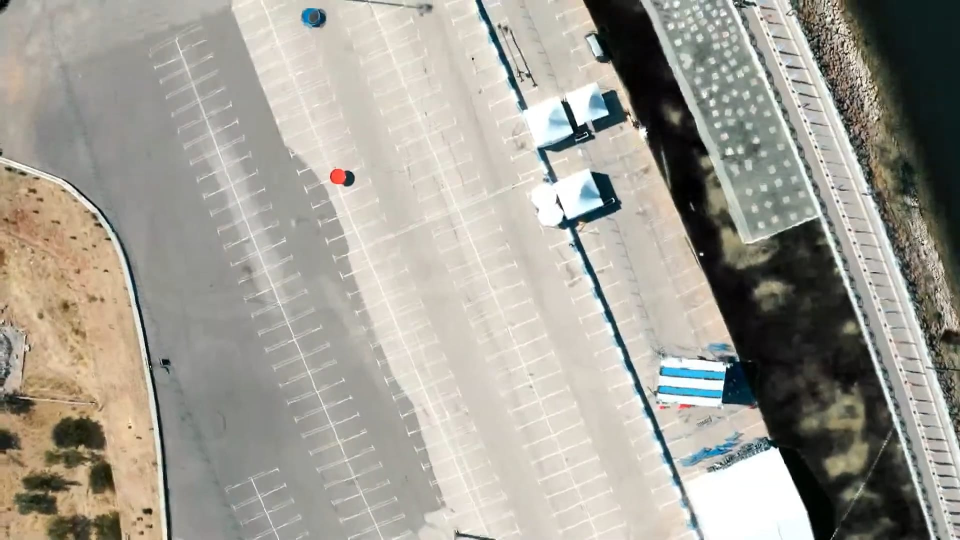
#> input picture Autonomous-plane/Target_identification_python/test0.jpeg, 1920 x 1080 px (shown at 1/2 size); its folder holds only this picture in this run
$ python -i red_recognition.py   (imports and definitions only)
#> lines starting #> are read from the running program, lines starting #| are printed output that depends on the picture; after the words box and inside, x2 and y2 are one past the last pixel; in counts of white or black regions, pixels touching at a corner belong together
### Autonomous-plane/Target_identification_python/erkam_geo.py
import math
from dosya import *
import pathes


def geovdeneme(Uav_lat, Uav_lon, Uav_alt, Uav_heading, obj_frm_x, obj_frm_y, rotation, gmbl_pitch, gmbl_roll):
    global lon_basina_metre_degisimi
    global lat_basina_metre_degisimi
    global kisa_rotation
    global hayali_uav_lon1
    global hayali_uav_lat1
    global hayali_uav_lon2
    global hayali_uav_lat2
    global hayali_uav_lon3
    global hayali_uav_lat3
    global hayali_uav_lon4
    global hayali_uav_lat4
    global dikey_aow
    global Obje_lat
    global Obje_lon
    global frame_w
    global frame_h
    global yatay_aow
    obj_frm_x = int(obj_frm_x)
    obj_frm_y = int(obj_frm_y)
    # frame_w = 6000
    # frame_h = 4000
    frame_w = 1024
    frame_h = 768
    dikey_aow = 51
    yatay_aow = 35.3
    kisa_rotation = 0
    hayali_uav_lon1 = 0
    hayali_uav_lat1 = 0
    hayali_uav_lon2 = 0
    hayali_uav_lat2 = 0
    hayali_uav_lon3 = 0
    hayali_uav_lat3 = 0
    hayali_uav_lon4 = 0
    hayali_uav_lat4 = 0

    lon_basina_metre_degisimi = 84096.99461752053 #84096.99461752053.   87665.18980050631
    lat_basina_metre_degisimi = 111054.45946465318 #111054.45946465318.   110999.10213126616

    kisa_rotation = rotation

    if (rotation == 90):


        # [5 lines of commented-out code are left out]
        rotation = rotation - 90   # rotation - 90 # bu olmazsa rotasyonu fazladan 90 derece döndürüyor. neden öyle oluyor hiçbir fikrim yok.

    elif (rotation == 270):

        # [5 lines of commented-out code are left out]
        rotation = rotation + 90   # rotation - 90 # bu olmazsa rotasyonu fazladan 90 derece döndürüyor. neden öyle oluyor hiçbir fikrim yok.

    else:

        kisa_rotation = rotation
        rotation = 0

    #gimbalin pitch açisina göre yamuk fotonun asil orjinin longitude u bulunuyor. headinge göre lat lon paylasiliyor.
    gmbl_roll = gmbl_roll * -1
    if (gmbl_pitch > 0):

        pitch_metre = math.tan(math.radians(gmbl_pitch)) * Uav_alt
        ptch_lon = math.sin(math.radians(Uav_heading +  kisa_rotation)) * pitch_metre
        ptch_lat = math.cos(math.radians(Uav_heading +  kisa_rotation)) * pitch_metre
        #hayali_uav_lon1 = ptch_lon / lon_basina_metre_degisimi
        #hayali_uav_lat1 = ptch_lat / lat_basina_metre_degisimi
        hayali_uav_lon1 = ptch_lon / lon_basina_metre_degisimi
        hayali_uav_lat1 = ptch_lat / lat_basina_metre_degisimi

    else:

        #gmbl_pitch = gmbl_pitch * -1
        pitch_metre = math.tan(math.radians(gmbl_pitch)) * Uav_alt
        ptch_lon = math.sin(math.radians(Uav_heading +  kisa_rotation)) * pitch_metre
        ptch_lat = math.cos(math.radians(Uav_heading +  kisa_rotation)) * pitch_metre
        #hayali_uav_lon2 = ptch_lon / lon_basina_metre_degisimi
        #hayali_uav_lat2 = ptch_lat / lat_basina_metre_degisimi
        hayali_uav_lon2 = ptch_lon / lon_basina_metre_degisimi
        hayali_uav_lat2 = ptch_lat / lat_basina_metre_degisimi

    if (gmbl_roll > 0):

        roll_metre = math.tan(math.radians(gmbl_roll)) * Uav_alt
        roll_lon = math.sin(math.radians(Uav_heading + 90 +  kisa_rotation)) * roll_metre
        roll_lat = math.cos(math.radians(Uav_heading + 90 +  kisa_rotation)) * roll_metre
        #hayali_uav_lon3 = roll_lon / lon_basina_metre_degisimi
        #hayali_uav_lat3 = roll_lat / lat_basina_metre_degisimi
        hayali_uav_lon3 = roll_lon / lon_basina_metre_degisimi
        hayali_uav_lat3 = roll_lat / lat_basina_metre_degisimi

    else:

        #gmbl_roll = gmbl_roll * -1
        roll_metre = math.tan(math.radians(gmbl_roll)) * Uav_alt
        roll_lon = math.sin(math.radians(Uav_heading + 90 +  kisa_rotation)) * roll_metre
        roll_lat = math.cos(math.radians(Uav_heading + 90 +  kisa_rotation)) * roll_metre
        #hayali_uav_lon4 = roll_lon / lon_basina_metre_degisimi
        #hayali_uav_lat4 = roll_lat / lat_basina_metre_degisimi
        hayali_uav_lon4 = roll_lon / lon_basina_metre_degisimi
        hayali_uav_lat4 = roll_lat / lat_basina_metre_degisimi

    Uav_yeni_lat = Uav_lat +  hayali_uav_lat1 +  hayali_uav_lat2 +  hayali_uav_lat3 +  hayali_uav_lat4
    Uav_yeni_lon =  hayali_uav_lon1 +  hayali_uav_lon2 +  hayali_uav_lon3 +  hayali_uav_lon4 + Uav_lon
    dikey_mesafe = Uav_alt * math.tan(math.radians(dikey_aow / 2))
    dikey_sapma_pixel_başina_mesafe = dikey_mesafe / (frame_h / 2)
    Ym = dikey_sapma_pixel_başina_mesafe * obj_frm_y
    yatay_mesafe = Uav_alt * math.tan(math.radians(yatay_aow / 2))
    yatay_sapma_pixel_başina_mesafe = yatay_mesafe / (frame_w / 2)
    Xm = yatay_sapma_pixel_başina_mesafe * obj_frm_x

    # [7 lines of commented-out code are left out]
    lon_fark_metre = Xm * math.sin(math.radians(Uav_heading + rotation + 90)) + Ym * math.sin(math.radians(Uav_heading + rotation))
    lat_fark_metre = Xm * math.cos(math.radians(Uav_heading + rotation + 90)) + Ym * math.cos(math.radians(Uav_heading + rotation))
    #dist = math.Sqrt(lon_fark_metre * lon_fark_metre + lat_fark_metre * lat_fark_metre)


    Obje_lat = Uav_yeni_lat + lat_fark_metre / lat_basina_metre_degisimi
    Obje_lon = Uav_yeni_lon + lon_fark_metre / lon_basina_metre_degisimi
    lat1, lat2, lon1, lon2 = div_loc(Obje_lat, Obje_lon)
    file = open(pathes.target_txt_path, "w")
    file.write(str(Obje_lon) + " " + str(Obje_lat))
    file.close()
    # return lat1, lat2, lon1, lon2
    return Obje_lat, Obje_lon

    # [22 lines of commented-out code are left out]
print(geovdeneme(41.1016767, 28.5512727, 50, 0, 200, 0, 0, 0, -10))
# geovdeneme(-35.3632168, 149.1641711, 5.495, 329.8, 411, 236, 0, -1.874866009714167, 34.176552229262136)
# lat = 41.1012643 - lon = 28.5519299

# 28.5462989   41.1041533

### Autonomous-plane/Target_identification_python/dosya.py
import os

def pic_count(file):
    return len(os.listdir(file))

def img_array(file):
    return os.listdir(file)

# [10 lines left out: function div_param, not called in this run]

def div_loc(lat, lon):
    lat_len = len(str(int(lat)))
    lon_len = len(str(int(lon)))

    lat_rounded = round(lat, (12-lat_len))
    lon_rounded = round(lon, (12-lon_len))

    lat1 = int(str(lat_rounded).replace(".", "")[0:5])
    lat2 = int(str(lat_rounded).replace(".", "")[5:9])
    lon1 = int(str(lon_rounded).replace(".", "")[0:5])
    lon2 = int(str(lon_rounded).replace(".", "")[5:9])
    return lat1, lat2, lon1, lon2

### Autonomous-plane/Target_identification_python/red_recognition.py
import numpy as np
import cv2
from erkam_geo import *
import pathes
#if our text file is empty then the code will malfunction because we're
#converting whatever is in test.txt to int. if it is empty it adds
# a 0 to avoid getting an error
def empty_file(file):
    file = open(file, "r+")
    value = file.read()
    if(value == "" or value == "0"):
        file.write("30000000000")
    file.close()


# [10 lines of commented-out code are left out]

def find_red(foto):
#> called with foto = 'test0.jpeg'
    index = 1
    img = cv2.imread(foto)
#> img is the input picture: shape (1080, 1920, 3); mean B, G, R 149.6, 158.9, 162
    # boundary_left_x, boundary_right_x, boundary_left_y, boundary_right_y = boundary(foto)
    hsv = cv2.cvtColor(img, cv2.COLOR_BGR2HSV)  #converts our image from BGR to HSV format
#> hsv: shape (1080, 1920, 3); mean H, S, V 33.7, 32.2, 164.5

    # [11 lines of commented-out code are left out]

    lower_red1 = np.array([0, 80, 110])
    upper_red1 = np.array([7, 255, 255])
    lower_red2 = np.array([168, 80, 110])  #172, 140, 147
    upper_red2 = np.array([180, 255, 255])

    #creating masks that will help us only show red color items in our image
    mask_red1 = cv2.inRange(hsv, lower_red1, upper_red1)
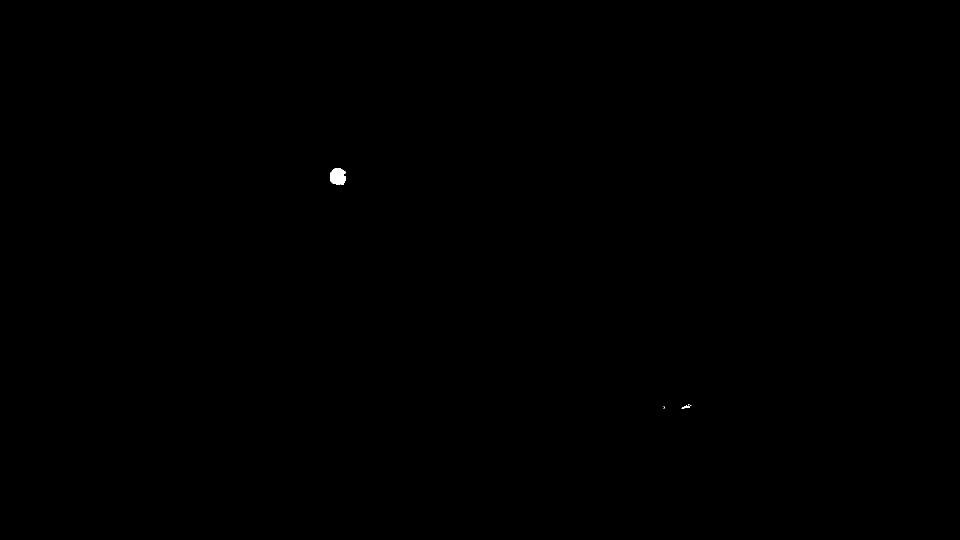
#> mask_red1: shape (1080, 1920) (shown at 1/2 size); 0.04% white; 5 white regions (3 under 20 px), largest, box (x1, y1, x2, y2) and area: (660, 337, 692, 369) 851, (1363, 811, 1380, 817) 53
    mask_red2 = cv2.inRange(hsv, lower_red2, upper_red2)
#> mask_red2: shape (1080, 1920); 0.01% white; 5 white regions (3 under 20 px), largest, box (x1, y1, x2, y2) and area: (1357, 808, 1383, 817) 114, (1319, 812, 1328, 818) 47


    mask = mask_red1 | mask_red2    #combines the 2 masks we have created
#> mask: shape (1080, 1920); 0.05% white; 4 white regions (1 under 20 px)

    result_red = cv2.bitwise_and(img, img, mask=mask)   #creates a new image with the masks applied
    contours, b = cv2.findContours(mask, cv2.RETR_TREE, cv2.CHAIN_APPROX_NONE)  #detects all shapes in our image
#> contours = 4 contours, 1 with area under 20; largest, box (x1, y1, x2, y2) and area: (660, 337, 692, 369) 820, (1357, 808, 1383, 817) 147, (1319, 812, 1330, 818) 42; b = [[1, -1, -1, -1], [2, 0, -1, -1], [3, 1, -1, -1], [-1, 2, -1, -1]]
    # #commentprint("The Total Number of Contours in the Image = ")
    contours_len = len(contours)
#> contours_len = 4
    # #commentprint(contours_len)

    #since we have a lot of red colored contours in our image
    # we need to pick the biggest possible contour which is our target
    # the next part is used to find the biggest contour (our target) in our image
    # if(contours):
    if(contours_len != 0):
        i = 0
        a = len(contours[0])
#> a = 1
        b = 0
        while i < contours_len:     #determines the index of the biggest contour
            if len(contours[i]) > a:
                a = len(contours[i])
                b = i
            i = i + 1
#> this loop made 4 passes
#> a on passes 2 to 4: 23, 54, 99
#> after the loop, a = 99; b = 3; i = 4

        #draws a line arround our contour
        cv2.drawContours(result_red, contours[b], -1, (255, 255, 255), 2)
#> result_red: shape (1080, 1920, 3); mean B, G, R 0.1, 0.1, 0.1
        cv2.drawContours(img, contours[b], -1, (0, 0, 0), 4)
#> img: shape (1080, 1920, 3); 0.02% of pixels changed, all inside (x1, y1, x2, y2) = (658, 335, 694, 371)

        #since our contour contains many coordinates, we take the average of
        #all the coordinates to find our middle point for our target
        target_coordinates = np.mean(contours[b], axis=0, dtype=np.int32) #(x, y)
#> target_coordinates = [[676, 353]]

        #defines our x and y coordinates seperately
        x_coordinate = target_coordinates[0][0]
#> x_coordinate = 676
        y_coordinate = target_coordinates[0][1]
#> y_coordinate = 353
        #commentprint("Target's coordinates : {}".format(target_coordinates[0]))
        # print(target_coordinates)
        # #commentprint(contours)

        #draws a diamond shape in the middle of our target
        cv2.line(img, (x_coordinate-2, y_coordinate), (x_coordinate+2, y_coordinate), (0, 255, 0), 2)
#> img: shape (1080, 1920, 3); mean B, G, R 149.6, 158.9, 162
        cv2.line(img, (x_coordinate, y_coordinate-2), (x_coordinate, y_coordinate+2), (0, 255, 0), 2)
#> img: shape (1080, 1920, 3); mean B, G, R 149.6, 158.9, 162
        cv2.line(result_red, (x_coordinate-2, y_coordinate), (x_coordinate+2, y_coordinate), (0, 255, 0), 2)
#> result_red: shape (1080, 1920, 3); mean B, G, R 0.1, 0.1, 0.1
        cv2.line(result_red, (x_coordinate, y_coordinate-2), (x_coordinate, y_coordinate+2), (0, 255, 0), 2)
#> result_red: shape (1080, 1920, 3); mean B, G, R 0.1, 0.1, 0.1

        #shows our modified images
        # cv2.imshow('result red', cv2.resize(result_red, (600,400)))
        # cv2.imshow('image', cv2.resize(img, (600,400)))
        # cv2.imshow('mask', cv2.resize(mask, (600, 400)))

        # cv2.waitKey(0)    #prevents images from closing automatically
        x_dist = int(x_coordinate) - (img.shape[1] / 2)
#> x_dist = -284
        y_dist = int(y_coordinate) - (img.shape[0] / 2)
#> y_dist = -187
        area = abs(pow(x_dist, 2) + pow(y_dist, 2))
#> area = 115625
        # file = open("C:/Users/Joe/Desktop/T/Vsc/lagari/Target_identification_python/test.txt", "x")

        empty_file(pathes.area_txt_path)

        read_file = open(pathes.area_txt_path, "r")
        text = read_file.read()
        read_file.close()
        # #commentprint(type(int(text)))
        if(float(area) < float(text)):
            write_file = open(pathes.area_txt_path, "w")
            x_dist = int(x_coordinate) - (img.shape[1] / 2)
            y_dist = (img.shape[0] / 2) - int(y_coordinate)
            write_file.write(str(area))
            write_file.close()

        print("x shape: {}, y shape: {}".format(img.shape[0], img.shape[1]))
        # x_pixel, y_pixel = div_param(pathes.geo_txt_path)
        return (x_dist, y_dist)

        #commentprint("Area is: {}".format(area))
        #commentprint("Contour: {}".format(type(contours)))
        #commentprint("Contour len: {}".format(contours_len))

    else:
        print("NO RED TARGETS - FUNCTION.PY")
        return 0, 0


# [12 lines of commented-out code are left out]

#> (the run stopped early here; a loop or call above may not have finished)

$ run again, on Autonomous-plane/Target_identification_python/t1.jpeg
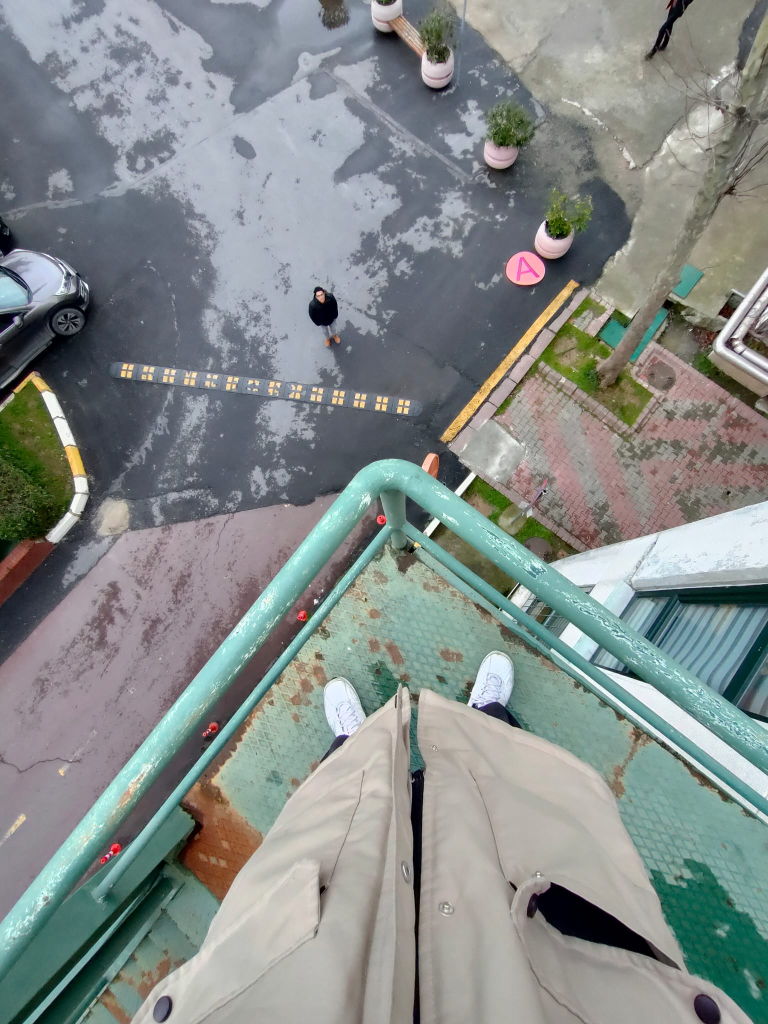
#> input picture Autonomous-plane/Target_identification_python/t1.jpeg, 1536 x 2048 px (shown at 1/2 size)
#> in find_red, img is the input picture: shape (2048, 1536, 3); mean B, G, R 137.6, 139.3, 132.5
#> hsv: shape (2048, 1536, 3); mean H, S, V 77, 47.7, 147.3
#> in find_red, `mask_red1 = cv2.inRange(hsv, lower_red1, upper_red1)`:
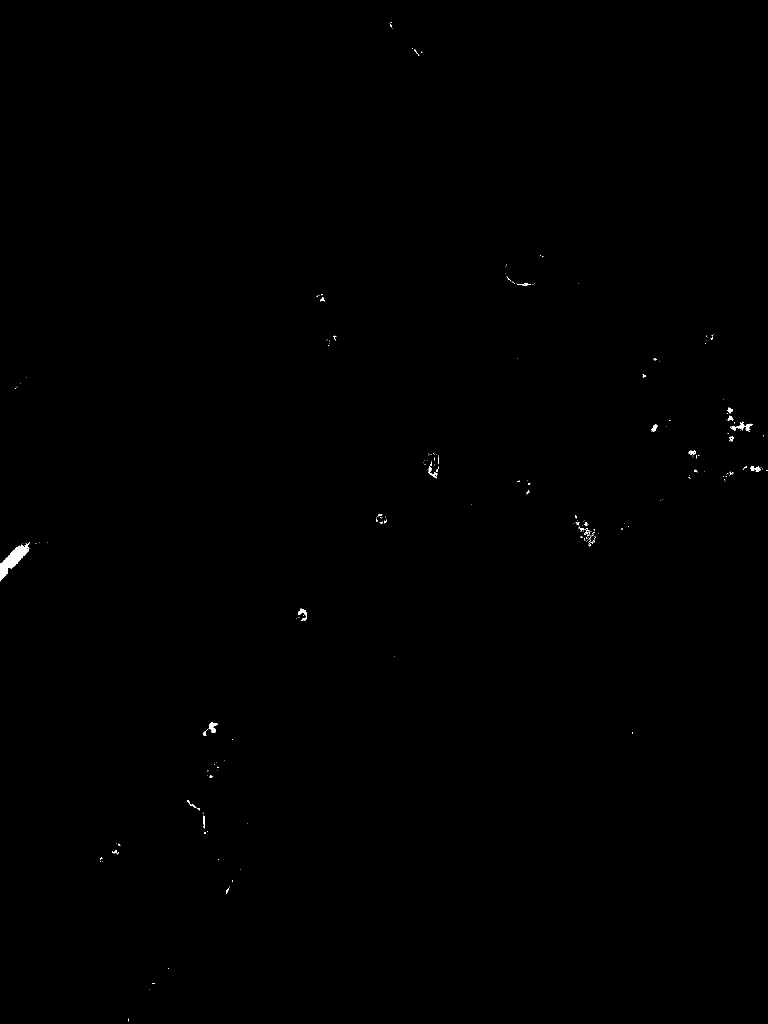
#> mask_red1: shape (2048, 1536) (shown at 1/2 size); 0.14% white; 237 white regions (208 under 20 px), largest, box (x1, y1, x2, y2) and area: (0, 1084, 60, 1163) 1623, (1461, 845, 1504, 864) 289, (417, 1445, 436, 1465) 211
#> mask_red2: shape (2048, 1536); 0.09% white; 66 white regions (50 under 20 px), largest, box (x1, y1, x2, y2) and area: (1041, 507, 1088, 557) 837, (218, 1685, 243, 1712) 389, (1032, 545, 1066, 563) 268
#> mask: shape (2048, 1536); 0.23% white; 251 white regions (210 under 20 px)
#> in find_red, `contours, b = cv2.findContours(mask, cv2.RETR_TREE, cv2.CHAIN_APPROX_N..`: contours = 300 contours, 272 with area under 20; largest, box (x1, y1, x2, y2) and area: (0, 1084, 60, 1163) 1514, (1041, 507, 1088, 557) 856, (218, 1685, 243, 1712) 410, (593, 1214, 614, 1242) 381, (406, 1445, 437, 1474) 344; b = 300 rows, first 6: [1, -1, -1, -1], [2, 0, -1, -1], [3, 1, -1, -1], [4, 2, -1, -1], [5, 3, -1, -1], [6, 4, -1, -1]
#> contours_len = 300
#> in find_red, `a = len(contours[0])`: a = 10
#> the loop in find_red, `while i < contours_len:` made 300 passes
#> a on passes 5, 11, 13, 33, 48: 21, 44, 69, 111, 222
#> after the loop in find_red, `while i < contours_len:`: a = 222; b = 47; i = 300
#> in find_red, `cv2.drawContours(result_red, contours[b], -1, (255, 255, 255), 2)`:
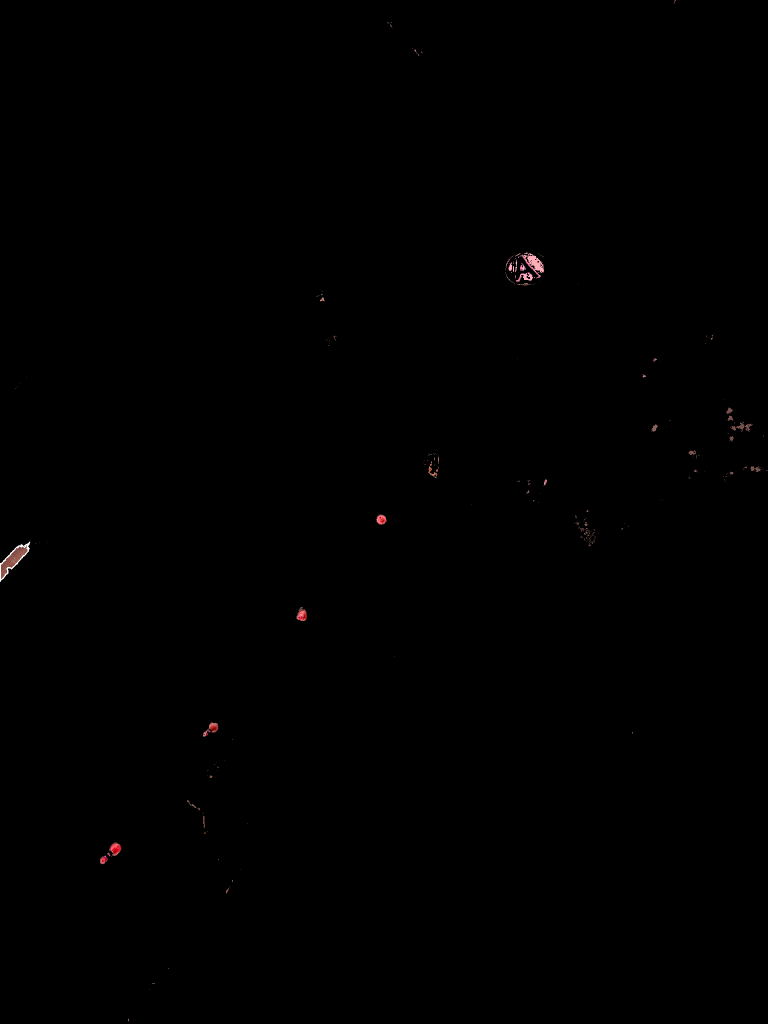
#> result_red: shape (2048, 1536, 3) (shown at 1/2 size); mean B, G, R 0.3, 0.3, 0.4
#> target_coordinates = [[26, 1119]]
#> x_coordinate = 26
#> y_coordinate = 1119
#> x_dist = -742
#> y_dist = 95
#> area = 559589
